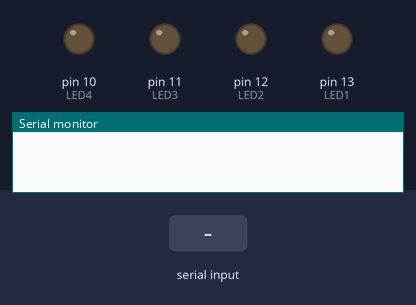
This sketch was run on a simulated Arduino Uno, built with avr-gcc and run on an emulated ATmega328P. On the bench: output pins drawn as LEDs (lit = HIGH), the last lines printed to the serial monitor. Dashed ring = blinking. The test bench sets the inputs (shaded band). Random numbers use the default seed unless the sketch sets one.

Above: at 1.2 s.
1.3 s: "1" received over Serial
At 1.5 s:
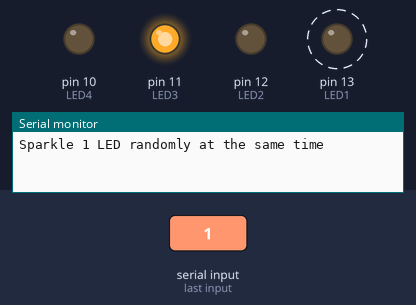
At 1.9 s:
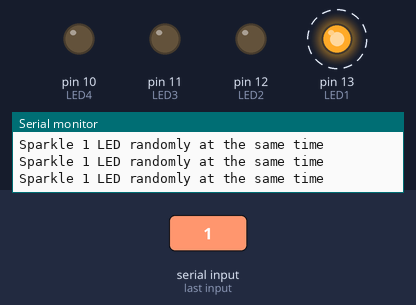
4.3 s: "4" received over Serial
At 5.0 s:
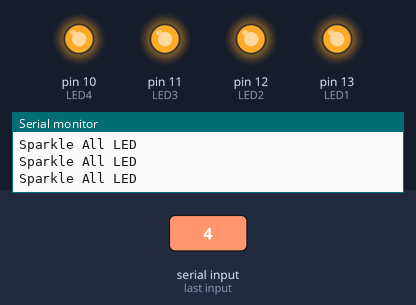
5.9 s: "2" received over Serial
At 6.11 s:
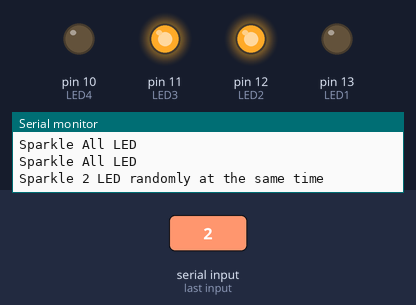
8.9 s: "3" received over Serial
11.9 s: "2" received over Serial
14.9 s: "0" received over Serial
Timing chart, 0 to 17.5 s (numbered marks = the images above; inputs shaded):
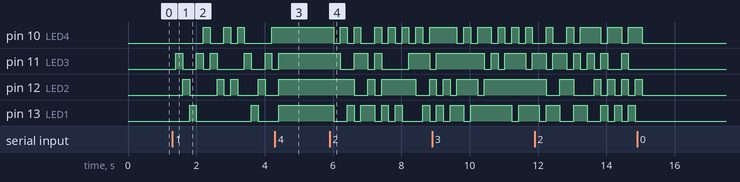

Measured:
- after the input at 1.3 s, pin 10 (LED4): goes HIGH 0.20 s, LOW 0.40 s, HIGH 0.20 s, LOW 0.20 s, HIGH 0.20 s, LOW 0.80 s, then HIGH, starting after 0.90 s; pin 11 (LED3): LOW → HIGH after 0.10 s, → LOW 0.20 s later, → HIGH 0.40 s later, → LOW 0.20 s later, … (10 changes in this stretch)
- after the input at 5.9 s, pin 10 (LED4): goes LOW 0.20 s, HIGH 0.20 s, LOW 0.20 s, HIGH 0.20 s, LOW 0.40 s, 4 × (HIGH 0.20 s, LOW 0.20 s), then HIGH, starting after 0.11 s; pin 11 (LED3): goes LOW 0.40 s, HIGH 0.40 s, LOW 0.20 s, HIGH 0.20 s, LOW 0.80 s, HIGH 0.60 s, then LOW, starting after 0.32 s

The sketch:

serial.ino
```cpp
int LED1 = 13;
int LED2 = 12;
int LED3 = 11;
int LED4 = 10;
int message = '0';
int LED_ARRAY[] = {LED1, LED2, LED3, LED4};
int LED_ARRAY_SIZE;

void setup() {
  Serial.begin(9600);
  pinMode(LED1, OUTPUT);
  pinMode(LED2, OUTPUT);
  pinMode(LED3, OUTPUT);
  pinMode(LED4, OUTPUT);
  LED_ARRAY_SIZE = sizeof(LED_ARRAY) / sizeof(int);
  randomSeed(10);
}

void onLED(int number) {
  writeLED(LED_ARRAY[number], HIGH);
}

void offLED(int number) {
  writeLED(LED_ARRAY[number], LOW);
}

void writeLED(int LED, int level) {
  digitalWrite(LED, level);
}

void offAllLED() {
 for(int i=0 ; i< LED_ARRAY_SIZE ; ++i) {
   offLED(i);
 }
}

void onAllLED() {
 for(int i=0 ; i< LED_ARRAY_SIZE ; ++i) {
   onLED(i);
 }
}

void shuffleArray() {
  int randomNumber = 0;
  int temp = 0;
  int i,j;
  for (int i = 0; i < LED_ARRAY_SIZE - 1; i++)
  {
    j = random(i+1, LED_ARRAY_SIZE);
    temp = LED_ARRAY[j];
    LED_ARRAY[j] = LED_ARRAY[i];
    LED_ARRAY[i] = temp;
  }
}

void onRandomLED(int ledNumber) {
  offAllLED();
  shuffleArray();

//  for(int i=0 ; i < LED_ARRAY_SIZE ; ++i) {
//    Serial.println(LED_ARRAY[i]);
//  }
  for(int i=0 ; i < ledNumber ; ++i) {
    onLED(i);
  }
}

void loop()
{
  if (Serial.available()) {
    message = Serial.read();
  }

  if (message == '0') {
    offAllLED();
  } else if (message == '1') {
    Serial.println("Sparkle 1 LED randomly at the same time");
    onRandomLED(1);
  } else if (message == '2') {
    Serial.println("Sparkle 2 LED randomly at the same time");
    onRandomLED(2);
  } else if (message == '3') {
    Serial.println("Sparkle 3 LED randomly at the same time");
    onRandomLED(3);
  } else if (message == '4') {
    Serial.println("Sparkle All LED");
    onRandomLED(4);
  }

  delay(200);
}
```
